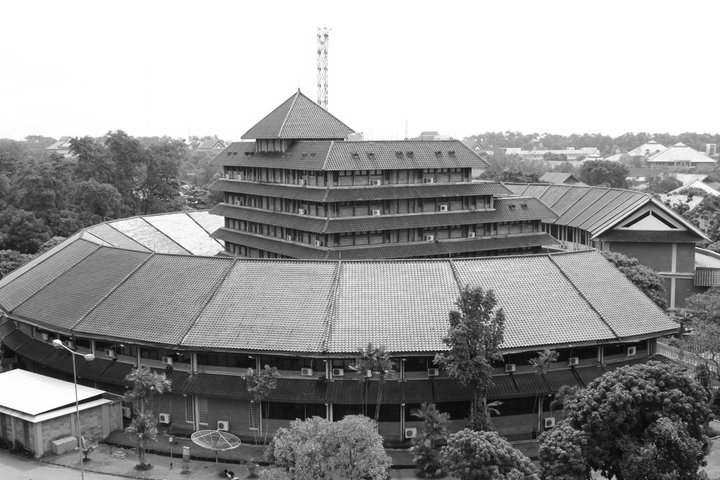
#> input picture Lab 0/Lab0-images/Lab0-images/fasilkom.png, 720 x 480 px
$ jupyter execute 'Laboratorium 0.ipynb'
#> lines starting #> are read from the running program, lines starting #| are printed output that depends on the picture
### Menginstall Dependensi
- Pada `Lab 0` kali ini, beberapa dependensi yang akan dipakai adalah:
    - `numpy`
    - `scikit-image`
    - `matplotlib`

#### 1. Import Library

[cell 1]
from skimage import color, io
from skimage.transform import rescale
import matplotlib.pyplot as plt
import os
import sys

#### 2. Membaca Citra

[cell 2]
i1 = io.imread('Lab0-images/Lab0-images/fasilkom.png')
#> i1 is the input picture: shape (480, 720); min 1, max 255, mean 152.1

#### 3. Menampilkan Citra

[cell 3]
plt.imshow(i1, cmap='gray', vmin=0, vmax=255)
plt.show()

#### 4. Mengecek Dimensi Citra

[cell 4]
dimension = i1.shape
#> dimension = (480, 720)
dimension
#> Out = (480, 720)

#### 5. Menyimpan Gambar

[cell 5]
os.system('rm -f fasilkombaru.png')
io.imsave(fname='Lab0-images/Lab0-images/fasilkombaru.png', arr=i1)

#### 6. Visualisasi Citra

[cell 6]
plt.imshow(X=i1, cmap='gray')
plt.title('Gambar 1')
plt.axis([0, 700, 400, 0])
plt.show()

#### 7. Resolusi

[cell 7]
i3 = rescale(i1, 0.5, anti_aliasing=True)
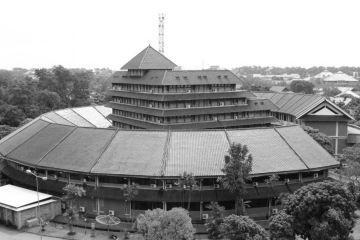
#> i3: shape (240, 360) float64; min 0.0368, max 1, mean 0.596
i4 = rescale(i1, 0.1, anti_aliasing=True)
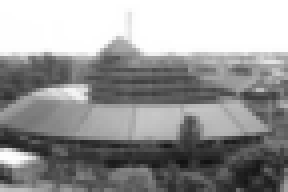
#> i4: shape (48, 72) float64 (shown 4 times larger); min 0.0714, max 1, mean 0.596
plt.imshow(X=i3, cmap='gray')
plt.show()
plt.imshow(X=i4, cmap='gray')
plt.show()

#### 8. Konversi Citra

[cell 8]
from skimage import data

[cell 9]
rgb_image = data.chelsea()
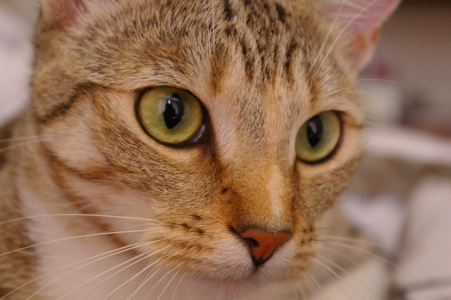
#> input picture skimage.data.chelsea(), 451 x 300 px
#> rgb_image is the input picture: shape (300, 451, 3); mean R, G, B 147.7, 111.4, 86.8
fig, ((img0, img1, img2), (img4, img5, img6)) = plt.subplots(nrows=2, ncols=3, figsize=(8,2))
img0.imshow(rgb_image)
img0.set_title('Kucing Unyu RGB Image')
img0.axis('off')

hsv_image = color.rgb2hsv(rgb_image)
#> hsv_image: shape (300, 451, 3) float64; mean of channels 0, 1, 2 0.0749, 0.432, 0.579
img1.imshow(hsv_image)
img1.set_title('Kucing Unyu HSV Image')
img1.axis('off')

gray_image = color.rgb2gray(rgb_image)
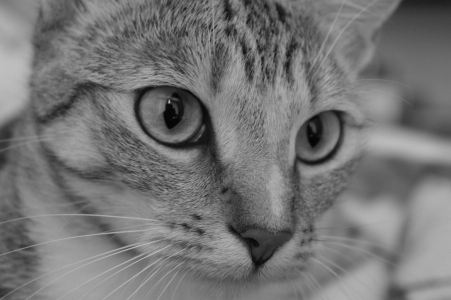
#> gray_image: shape (300, 451) float64; min 0.0151, max 0.756, mean 0.46
img2.imshow(gray_image)
img2.set_title('Kucing Unyu Grayscale Image')
img2.axis('off')
fig.tight_layout()

$ run again, with Lab 0/Lab0-images/Lab0-images/cats.jpg saved as Lab 0/Lab0-images/Lab0-images/fasilkom.png
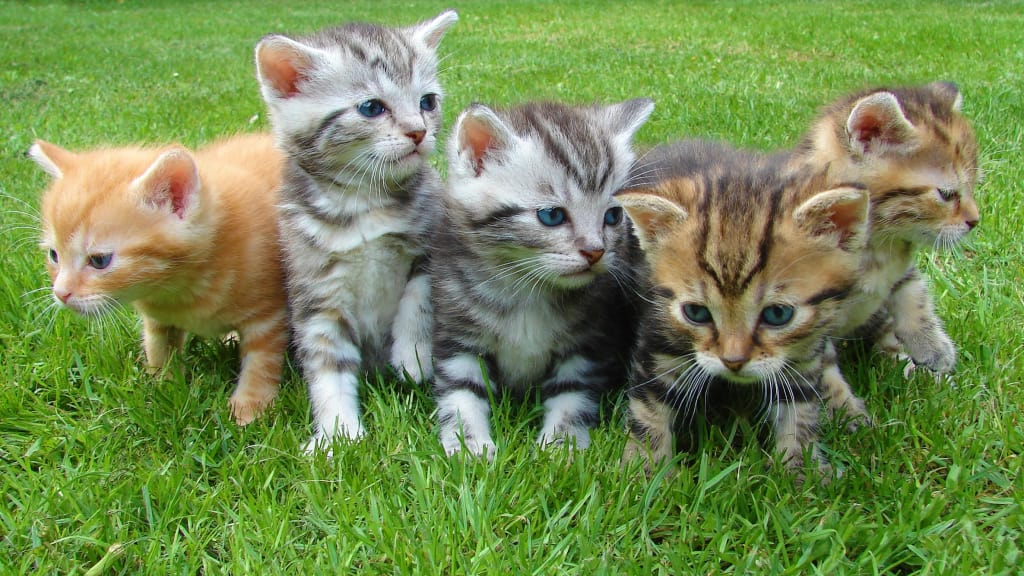
#> input picture Lab 0/Lab0-images/Lab0-images/cats.jpg, 1024 x 576 px
#> i1 is the input picture: shape (576, 1024, 3); mean R, G, B 116.2, 139, 82.5
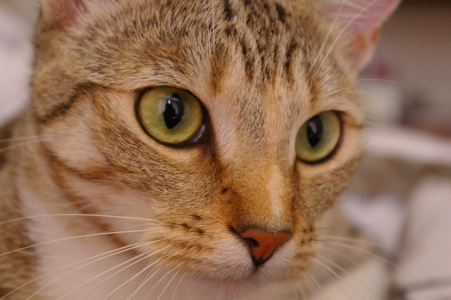
#> input picture skimage.data.chelsea(), 451 x 300 px
#> rgb_image is the input picture: shape (300, 451, 3); mean R, G, B 147.7, 111.4, 86.8
#> hsv_image: shape (300, 451, 3) float64; mean of channels 0, 1, 2 0.0749, 0.432, 0.579
#> `[cell 9] rgb_image = data.chelsea() fig, ((img0, img1, img2), (img4, i..`:
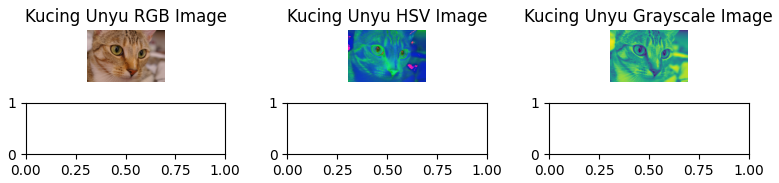
#> figure drawn by matplotlib, 3 panels
